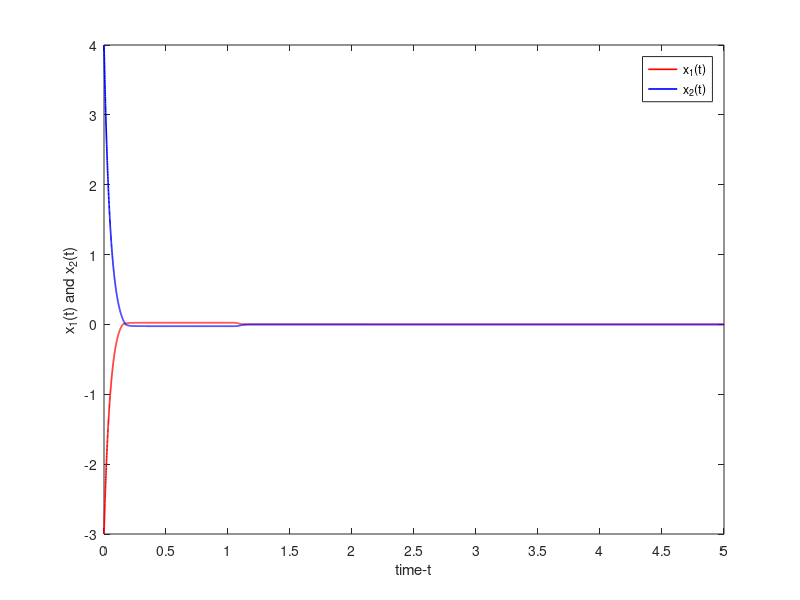

The MATLAB script that drew this image:
function plot_fig5_paper_exact
clc; clear; close all;

%% 1. معاملات النظام (Example 2 - المعادلة 32)
D = diag([1, 1]);
A = [1.8, 1.5;
     0.1, 1.8];
B = [-1.4, 0.1;
      0.1, -1.4];
G = 1;

%% 2. معاملات المتحكم
k3 = 18.4800;
k4 = 1;

%% 3. إعدادات المحاكاة
h = 0.0005;
t_max = 5;
tau_max = 1;

N_hist = round(tau_max / h);
N_sim  = round(t_max / h);
N_tot  = N_hist + N_sim;

t = (-N_hist : N_sim) * h;
x = zeros(2, N_tot + 1);

%% 4. الشروط الابتدائية على الفترة [-1, 0]
x(1, 1:N_hist+1) = -3;
x(2, 1:N_hist+1) =  4;

%% 5. دالة التفعيل وتقريب دالة الإشارة (Boundary Layer)
f = @(s) 0.5 * (abs(s + 1) - abs(s - 1));
delta = 0.01;
smooth_sign = @(s) s ./ (abs(s) + delta);

%% 6. التكامل العددي
for k = (N_hist + 1) : N_tot
    tk = t(k);
    xk = x(:, k);
    
    % التأخير الزمني (tau = 1 أو exp(t)/(1+exp(t)))
    % ملاحظة: في رسمة الورقة قفزت العتبة عند t ~ 1.1 مما يدل على استخدام الحد الأعلى tau = 1
    tau_t = 1.0; 
    idx_delay = k - round(tau_t / h);
    x_delayed = x(:, idx_delay);
    
    sgn_x = smooth_sign(xk);
    
    % التصحيح الجوهري: استخدام abs(B) بدلاً من B لضمان استقرار النظام
    u = -k3 * xk ...
        - abs(B) * G * sgn_x ...
        - k4 * (sgn_x .* sqrt(abs(xk)));
    
    dx = -D * xk + A * f(xk) + B * f(x_delayed) + u;
    x(:, k + 1) = xk + h * dx;
end

%% 7. رسم الشكل 5 مطابقاً للورقة
t_plot  = t(N_hist+1 : end);
x1_plot = x(1, N_hist+1 : end);
x2_plot = x(2, N_hist+1 : end);

figure('Color', 'w');
plot(t_plot, x1_plot, 'r', 'LineWidth', 1.2); hold on;
plot(t_plot, x2_plot, 'b', 'LineWidth', 1.2);

xlabel('time-t');
ylabel('x_1(t) and x_2(t)');
legend('x_1(t)', 'x_2(t)', 'Location', 'northeast');

xlim([0 5]);
ylim([-3 4]);
xticks(0:0.5:5);
yticks(-3:1:4);
box on;
end
